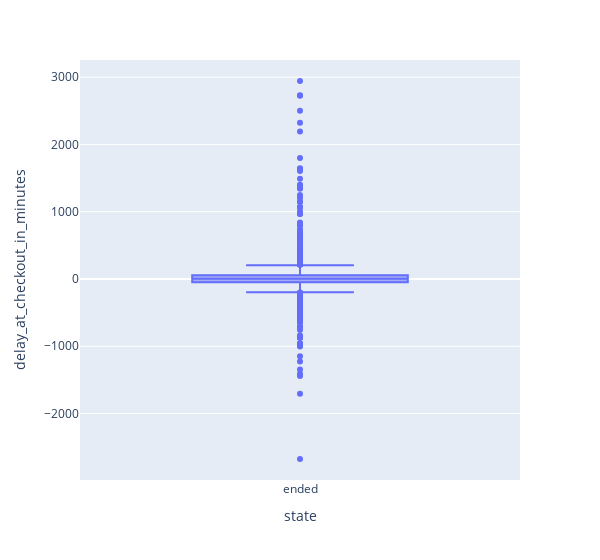

Here is the notebook cell this chart was saved with:
### Code cell
box = px.box(data_clean,x='state',y='delay_at_checkout_in_minutes',width=600)
box.show()

### Figure 1 — Plotly figure (JSON) as saved in the notebook; plotly's stock layout.template omitted (floating-point values rounded to 4 significant figures; data arrays with more than 128 entries replaced by an {"elided": "..."} marker saying what was removed)
{"data": [{"alignmentgroup": "True", "hovertemplate": "state=%{x}<br>delay_at_checkout_in_minutes=%{y}<extra></extra>", "legendgroup": "", "marker": {"color": "#636efa"}, "name": "", "notched": false, "offsetgroup": "", "orientation": "v", "showlegend": false, "type": "box", "x": {"elided": "1500 str values"}, "x0": " ", "xaxis": "x", "y": {"elided": "1500 float values"}, "y0": " ", "yaxis": "y"}], "layout": {"boxmode": "group", "legend": {"tracegroupgap": 0}, "margin": {"t": 60}, "width": 600, "xaxis": {"anchor": "y", "domain": [0, 1], "title": {"text": "state"}}, "yaxis": {"anchor": "x", "domain": [0, 1], "title": {"text": "delay_at_checkout_in_minutes"}}}}
